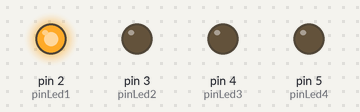
Recording of a sketch running on a simulated Arduino Uno, built with avr-gcc and run on an emulated ATmega328P. Shown: output pins drawn as LEDs (lit = HIGH).

Above: at 0.05 s.
At 0.65 s:
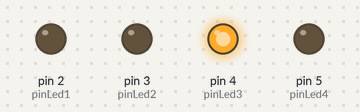
At 1.35 s:
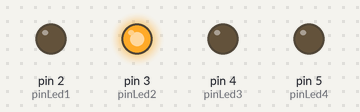
At 2.75 s:
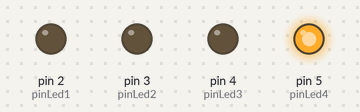
Timing chart, 0 to 3.0 s (numbered marks = the images above):
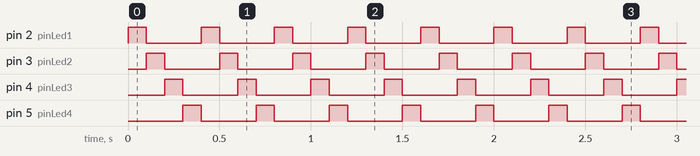

The sketch:

L4_Control_LEDs.ino
```cpp
// (licence header left out)
const int pinLed1    = 2;                       // pin of led1
const int pinLed2    = 3;                       // pin of led2
const int pinLed3    = 4;                       // pin of led3
const int pinLed4    = 5;                       // pin of led4


void setup()
{
    pinMode(pinLed1, OUTPUT);                   // set all pin OUTPUT
    pinMode(pinLed2, OUTPUT);
    pinMode(pinLed3, OUTPUT);
    pinMode(pinLed4, OUTPUT);
}


void loop()
{
    digitalWrite(pinLed4, LOW);                 // led4 off
    digitalWrite(pinLed1, HIGH);                // led1 on

    delay(100);

    digitalWrite(pinLed1, LOW);                 // led1 off
    digitalWrite(pinLed2, HIGH);                // led2 on

    delay(100);

    digitalWrite(pinLed2, LOW);                 // led2 off
    digitalWrite(pinLed3, HIGH);                // led3 on

    delay(100);

    digitalWrite(pinLed3, LOW);                 // led3 off
    digitalWrite(pinLed4, HIGH);                // led4 on

    delay(100);
}
```

Measured:
- by itself, pin 2 (pinLed1), pin 3 (pinLed2), pin 4 (pinLed3), pin 5 (pinLed4): alternates HIGH for 0.10 s and LOW for 0.30 s
